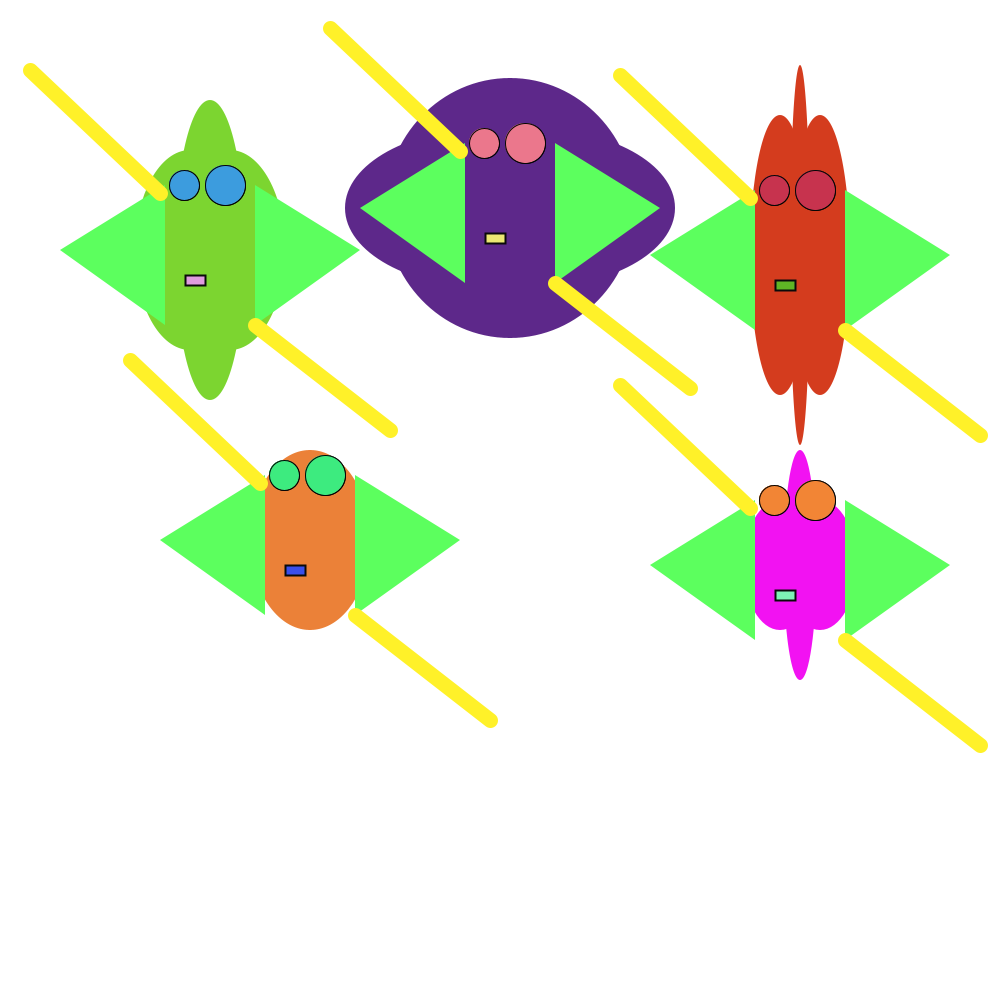
Frame 1 (no input)
Frame 60 (the mouse pressed at the canvas centre just before this capture): identical to frame 1, image omitted
Frame 120 (the mouse held since frame 60 and released just before this capture): identical to frame 1, image omitted

The Processing sketch that drew this single still picture (run headless with seeded random() and noise(); from frame 60 on, the mouse is pressed at the canvas centre):

// Processing sketch: Weaver_Creature
// ── Weaver_Creature.pde
Creature akshay;
Creature nikhil;
Creature bing;
Creature alivia;
Creature mo;


void setup(){
  size(1000,1000);
  
} // end of setup

void draw(){
  background(255);
  
  // 1st green creature left top row
  akshay = new Creature(10,50,124,213,48,60,156,222,223,156,222);
  akshay.monsterBody(70,200);
  akshay.monsterBodyEye();
  
  
  //2nd orange creature left bottom row
  nikhil = new Creature(110,340,235,129,56,61,235,127,58,79,235);
  nikhil.monsterBody(120,80);
  nikhil.monsterBodyEye();
  
  //3rd purple creature aka middle top row
  bing = new Creature(310,8,93,40,138,235,119,140,235,231,115);
  bing.monsterBody(250,160);
  bing.monsterBodyEye();
 
  //4th red creature right top row
  alivia = new Creature(600,55,212,60,30,199,51,78,95,181,37);
  alivia.monsterBody(20,280);
  alivia.monsterBodyEye();

  //5th pink creature right bottom row
  mo = new Creature(600,365,242,18,242,242,133,53,126,242,181);
  mo.monsterBody(33,130);
  mo.monsterBodyEye();
  
  
  
} // end of draw
// ── Creature.pde
class Creature{
  public int colo1x,colo1y,colo1z,colo2x,colo2y,colo2z,colo3x,colo3y,colo3z;
  public int x,y;
  int wid,hei;
  Creature( int creX,int creY, int dx, int dy,int dz, int rx,int ry,int rz,int hx, int hy, int hz){
    colo1x = dx;
    colo1y = dy;
    colo1z = dz;
    colo2x = rx;
    colo2y = ry;
    colo2z = rz;
    colo3x = hx;
    colo3y = hy;
    colo3z = hz;
    x = creX;
    y = creY; 
  } //end of constructor
  
void monsterBody(int wide, int tall) { //defining that function // parameters changes side of eyes
  

  noStroke();
  fill(colo1x,colo1y,colo1z);
  ellipse(200 + x, 200 + y, wide, 100 + tall);
  ellipse(180 + x, 200 + y, 40 + wide, tall);
  ellipse(220 + x, 200 + y, 40 + wide, tall);


  noStroke();
  fill(92, 255, 94);
  triangle(155 + x, 135 + y, 155 + x, 275 + y, 50 + x, 200 + y);//wings
  triangle(350 + x, 200 + y, 245 + x, 135 + y, 245 + x, 275 + y);

  stroke(10);
  strokeWeight(2);
  fill(colo3x,colo3y,colo3z);
  rect(175 + x, 225 + y, 20, 10);//mouth
  

  monsterBodyEye();
 
  stroke(255, 241, 41);
  strokeWeight(15);
  line(245 + x, 275 + y, 380 + x, 380 + y); //line things
  line(20 + x, 20 + y, 150 + x, 143 + y);
} // end of monsterBody


void monsterBodyEye() {
  
  stroke(5);
  strokeWeight(1);
  fill(colo2x,colo2y,colo2z);
  ellipse(174 + x, 135 + y, 30, 30);// eyes
  ellipse(215 + x, 135 + y, 40, 40);
 
  
 
}  // end of monsterBodyEye
  
  
 
}//end of class
